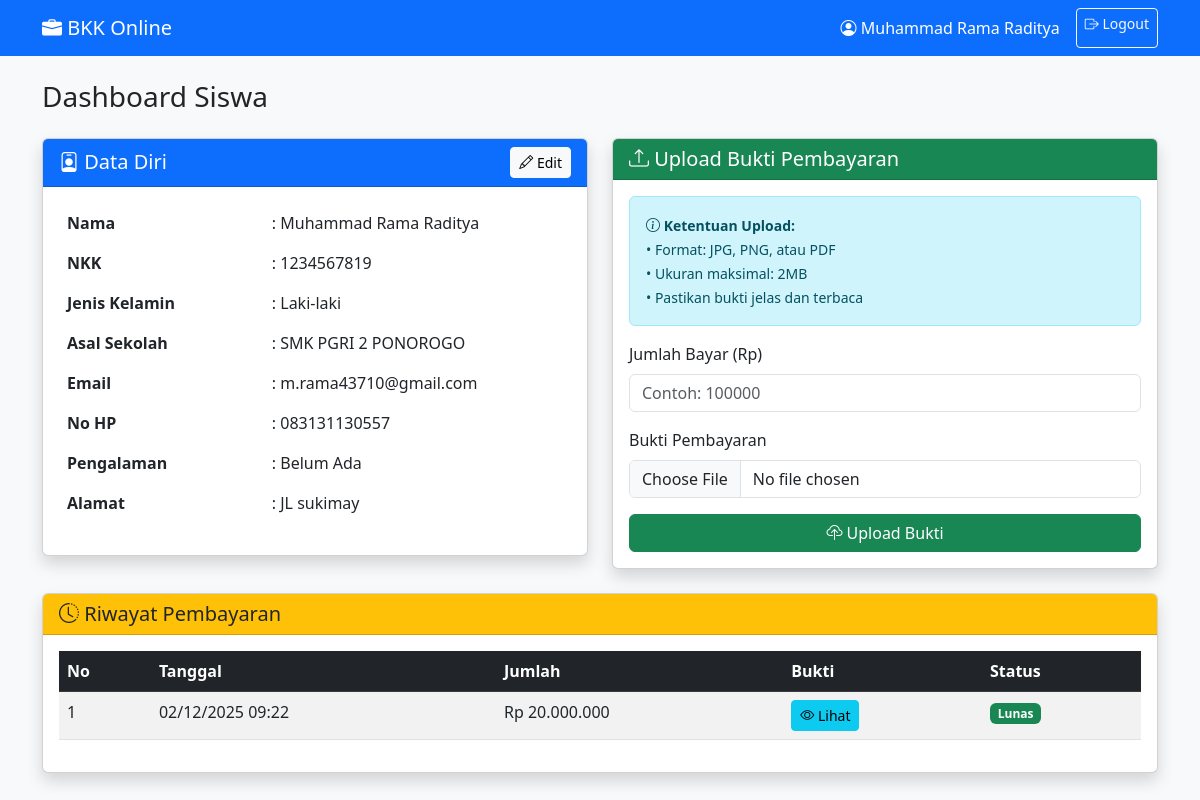
The page /dashboard.php (signed in) on the database its author committed.
### tables this page shows
CREATE TABLE `pendaftar` (
  `id` int(11) NOT NULL,
  `nama` varchar(100) DEFAULT NULL,
  `nkk` varchar(20) DEFAULT NULL,
  `jenis_kelamin` varchar(10) DEFAULT NULL,
  `asal_sekolah` varchar(100) DEFAULT NULL,
  `email` varchar(100) DEFAULT NULL,
  `no_hp` varchar(20) DEFAULT NULL,
  `pengalaman` varchar(20) DEFAULT NULL,
  `alamat` text DEFAULT NULL,
  `password` varchar(255) DEFAULT NULL
);

CREATE TABLE `pembayaran` (
  `id` int(11) NOT NULL,
  `id_pendaftar` int(11) DEFAULT NULL,
  `tanggal` datetime DEFAULT NULL,
  `jumlah` int(11) DEFAULT NULL,
  `bukti` varchar(255) DEFAULT NULL,
  `status` enum('pending','approved','rejected') DEFAULT 'pending'
);

### dashboard.php (the view, shortened to what this page needs)
<?php
require_once 'config/koneksi.php';
$stmt = $pdo->prepare("SELECT * FROM pendaftar WHERE id = ?");
$stmt->execute([$_SESSION['user_id']]);
$user = $stmt->fetch();
$stmt = $pdo->prepare("SELECT * FROM pembayaran WHERE id_pendaftar = ? ORDER BY tanggal DESC");
$stmt->execute([$_SESSION['user_id']]);
$pembayaran = $stmt->fetchAll();
function getStatusBadge($status) {
    switch($status) {
        case 'approved':
            return '<span class="badge bg-success">Lunas</span>';
    }
}
?>
<!DOCTYPE html>
<html lang="id">
<head>
    <link href="https://cdn.jsdelivr.net/npm/bootstrap@5.3.0/dist/css/bootstrap.min.css" rel="stylesheet">
    <link href="https://cdn.jsdelivr.net/npm/bootstrap-icons@1.10.0/font/bootstrap-icons.css" rel="stylesheet">
</head>
<body class="bg-light">
    <nav class="navbar navbar-expand-lg navbar-dark bg-primary">
        <div class="container">
            <a class="navbar-brand" href="dashboard.php">
                <i class="bi bi-briefcase-fill"></i> BKK Online
            </a>
            <div class="d-flex">
                <span class="navbar-text text-white me-3">
                    <i class="bi bi-person-circle"></i> <?= htmlspecialchars($user['nama']) ?>
                </span>
                <a href="logout.php" class="btn btn-outline-light btn-sm">
                    <i class="bi bi-box-arrow-right"></i> Logout
                </a>
            </div>
        </div>
    </nav>
    <div class="container mt-4 mb-5">
        <h3 class="mb-4">Dashboard Siswa</h3>
        <div class="row">
            <div class="col-lg-6 mb-4">
                <div class="card shadow">
                    <div class="card-header bg-primary text-white d-flex justify-content-between align-items-center">
                        <h5 class="mb-0"><i class="bi bi-person-badge"></i> Data Diri</h5>
                        <a href="edit_profil.php" class="btn btn-light btn-sm">
                            <i class="bi bi-pencil"></i> Edit
                        </a>
                    </div>
                    <div class="card-body">
                        <table class="table table-borderless">
                            <tr>
                                <td width="40%"><strong>Nama</strong></td>
                                <td>: <?= htmlspecialchars($user['nama']) ?></td>
                            </tr>
                            <tr>
                                <td><strong>NKK</strong></td>
                                <td>: <?= htmlspecialchars($user['nkk']) ?></td>
                            </tr>
                            <tr>
                                <td><strong>Jenis Kelamin</strong></td>
                                <td>: <?= htmlspecialchars($user['jenis_kelamin']) ?></td>
                            </tr>
                            <tr>
                                <td><strong>Asal Sekolah</strong></td>
                                <td>: <?= htmlspecialchars($user['asal_sekolah']) ?></td>
                            </tr>
                            <tr>
                                <td><strong>Email</strong></td>
                                <td>: <?= htmlspecialchars($user['email']) ?></td>
                            </tr>
                            <tr>
                                <td><strong>No HP</strong></td>
                                <td>: <?= htmlspecialchars($user['no_hp']) ?></td>
                            </tr>
                            <tr>
                                <td><strong>Pengalaman</strong></td>
                                <td>: <?= htmlspecialchars($user['pengalaman']) ?></td>
                            </tr>
                            <tr>
                                <td><strong>Alamat</strong></td>
                                <td>: <?= htmlspecialchars($user['alamat']) ?></td>
                            </tr>
                        </table>
                    </div>
                </div>
            </div>
            <div class="col-lg-6 mb-4">
                <div class="card shadow">
                    <div class="card-header bg-success text-white">
                        <h5 class="mb-0"><i class="bi bi-upload"></i> Upload Bukti Pembayaran</h5>
                    </div>
                    <div class="card-body">
                        <div class="alert alert-info">
                            <small>
                                <i class="bi bi-info-circle"></i>
                                <strong>Ketentuan Upload:</strong><br>
                                • Format: JPG, PNG, atau PDF<br>
                                • Ukuran maksimal: 2MB<br>
                                • Pastikan bukti jelas dan terbaca
                            </small>
                        </div>
                        <form action="upload_bayar.php" method="POST" enctype="multipart/form-data">
                            <div class="mb-3">
                                <label class="form-label">Jumlah Bayar (Rp)</label>
                                <input type="number" name="jumlah" class="form-control" placeholder="Contoh: 100000" required>
                            </div>
                            <div class="mb-3">
                                <label class="form-label">Bukti Pembayaran</label>
                                <input type="file" name="bukti" class="form-control" accept=".jpg,.jpeg,.png,.pdf" required>
                            </div>
                            <div class="d-grid">
                                <button type="submit" class="btn btn-success">
                                    <i class="bi bi-cloud-upload"></i> Upload Bukti
                                </button>
                            </div>
                        </form>
                    </div>
                </div>
            </div>
        </div>
        <div class="card shadow">
            <div class="card-header bg-warning">
                <h5 class="mb-0"><i class="bi bi-clock-history"></i> Riwayat Pembayaran</h5>
            </div>
            <div class="card-body">
                <?php if(count($pembayaran) > 0): ?>
                <div class="table-responsive">
                    <table class="table table-striped table-hover">
                        <thead class="table-dark">
                            <tr>
                                <th>No</th>
                                <th>Tanggal</th>
                                <th>Jumlah</th>
                                <th>Bukti</th>
                                <th>Status</th>
                            </tr>
                        </thead>
                        <tbody>
                            <?php foreach($pembayaran as $index => $p): ?>
                            <tr>
                                <td><?= $index + 1 ?></td>
                                <td><?= date('d/m/Y H:i', strtotime($p['tanggal'])) ?></td>
                                <td>Rp <?= number_format($p['jumlah'], 0, ',', '.') ?></td>
                                <td>
                                    <a href="uploads/<?= htmlspecialchars($p['bukti']) ?>" target="_blank" class="btn btn-sm btn-info">
                                        <i class="bi bi-eye"></i> Lihat
                                    </a>
                                </td>
                                <td><?= getStatusBadge($p['status']) ?></td>
                            </tr>
                            <?php endforeach; ?>
                        </tbody>
                    </table>
                </div>
                <?php else: ?>
                <div class="alert alert-secondary text-center">
                    <i class="bi bi-inbox"></i> Belum ada riwayat pembayaran
                </div>
                <?php endif; ?>
            </div>
        </div>
    </div>
</body>
</html>

### rows shown on the page
pendaftar: nama "Muhammad Rama Raditya", nkk "1234567819", jenis_kelamin "Laki-laki", asal_sekolah "SMK PGRI 2 PONOROGO", email "m.rama43710@gmail.com", no_hp "083131130557", pengalaman "Belum Ada", alamat "JL sukimay"
pembayaran: tanggal "02/12/2025 09:22", jumlah "20.000.000", status "Lunas"
